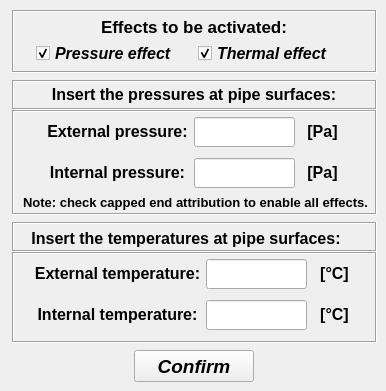
    <widget class="QWidget" name="tab">
     <attribute name="title">
      <string>Model</string>
     </attribute>
     <widget class="QFrame" name="frame_11">
      <property name="geometry">
       <rect>
        <x>12</x>
        <y>252</y>
        <width>365</width>
        <height>91</height>
       </rect>
      </property>
      <property name="minimumSize">
       <size>
        <width>365</width>
        <height>0</height>
       </size>
      </property>
      <property name="maximumSize">
       <size>
        <width>365</width>
        <height>16777215</height>
       </size>
      </property>
      <property name="frameShape">
       <enum>QFrame::Box</enum>
      </property>
      <property name="frameShadow">
       <enum>QFrame::Sunken</enum>
      </property>
      <widget class="QWidget" name="verticalLayoutWidget_15">
       <property name="geometry">
        <rect>
         <x>300</x>
         <y>2</y>
         <width>45</width>
         <height>83</height>
        </rect>
       </property>
       <layout class="QVBoxLayout" name="verticalLayout_15">
        <property name="spacing">
         <number>6</number>
        </property>
        <property name="bottomMargin">
         <number>0</number>
        </property>
        <item>
         <widget class="QLabel" name="label_19">
          <property name="minimumSize">
           <size>
            <width>0</width>
            <height>30</height>
           </size>
          </property>
          <property name="maximumSize">
           <size>
            <width>16777215</width>
            <height>30</height>
           </size>
          </property>
          <property name="font">
           <font>
            <family>Arial</family>
            <pointsize>11</pointsize>
            <weight>75</weight>
            <italic>false</italic>
            <bold>true</bold>
           </font>
          </property>
          <property name="text">
           <string>&lt;html&gt;&lt;head/&gt;&lt;body&gt;&lt;p align=&quot;center&quot;&gt;&lt;span style=&quot; font-size:12pt;&quot;&gt;[°C]&lt;/span&gt;&lt;/p&gt;&lt;/body&gt;&lt;/html&gt;</string>
          </property>
          <property name="alignment">
           <set>Qt::AlignCenter</set>
          </property>
         </widget>
        </item>
        <item>
         <widget class="QLabel" name="label_24">
          <property name="minimumSize">
           <size>
            <width>0</width>
            <height>30</height>
           </size>
          </property>
          <property name="maximumSize">
           <size>
            <width>16777215</width>
            <height>30</height>
           </size>
          </property>
          <property name="font">
           <font>
            <family>Arial</family>
            <pointsize>11</pointsize>
            <weight>75</weight>
            <italic>false</italic>
            <bold>true</bold>
           </font>
          </property>
          <property name="text">
           <string>&lt;html&gt;&lt;head/&gt;&lt;body&gt;&lt;p align=&quot;center&quot;&gt;&lt;span style=&quot; font-size:12pt;&quot;&gt;[°C]&lt;/span&gt;&lt;/p&gt;&lt;/body&gt;&lt;/html&gt;</string>
          </property>
          <property name="alignment">
           <set>Qt::AlignCenter</set>
          </property>
         </widget>
        </item>
       </layout>
      </widget>
      <widget class="QWidget" name="verticalLayoutWidget_11">
       <property name="geometry">
        <rect>
         <x>194</x>
         <y>2</y>
         <width>101</width>
         <height>83</height>
        </rect>
       </property>
       <layout class="QVBoxLayout" name="verticalLayout_11">
        <item>
         <widget class="QLineEdit" name="lineEdit_external_temperature">
          <property name="minimumSize">
           <size>
            <width>0</width>
            <height>30</height>
           </size>
          </property>
          <property name="maximumSize">
           <size>
            <width>16777215</width>
            <height>30</height>
           </size>
          </property>
          <property name="font">
           <font>
            <family>Arial</family>
            <pointsize>11</pointsize>
            <weight>75</weight>
            <italic>false</italic>
            <bold>true</bold>
           </font>
          </property>
          <property name="text">
           <string/>
          </property>
          <property name="alignment">
           <set>Qt::AlignCenter</set>
          </property>
         </widget>
        </item>
        <item>
         <widget class="QLineEdit" name="lineEdit_internal_temperature">
          <property name="minimumSize">
           <size>
            <width>0</width>
            <height>30</height>
           </size>
          </property>
          <property name="maximumSize">
           <size>
            <width>16777215</width>
            <height>30</height>
           </size>
          </property>
          <property name="font">
           <font>
            <family>Arial</family>
            <pointsize>11</pointsize>
            <weight>75</weight>
            <italic>false</italic>
            <bold>true</bold>
           </font>
          </property>
          <property name="focusPolicy">
           <enum>Qt::StrongFocus</enum>
          </property>
          <property name="alignment">
           <set>Qt::AlignCenter</set>
          </property>
         </widget>
        </item>
       </layout>
      </widget>
      <widget class="QWidget" name="verticalLayoutWidget_14">
       <property name="geometry">
        <rect>
         <x>22</x>
         <y>2</y>
         <width>167</width>
         <height>83</height>
        </rect>
       </property>
       <layout class="QVBoxLayout" name="verticalLayout_14">
        <item>
         <widget class="QLabel" name="label_27">
          <property name="minimumSize">
           <size>
            <width>0</width>
            <height>30</height>
           </size>
          </property>
          <property name="maximumSize">
           <size>
            <width>16777215</width>
            <height>30</height>
           </size>
          </property>
          <property name="font">
           <font>
            <family>Arial</family>
            <pointsize>11</pointsize>
            <weight>75</weight>
            <italic>false</italic>
            <bold>true</bold>
           </font>
          </property>
          <property name="text">
           <string>&lt;html&gt;&lt;head/&gt;&lt;body&gt;&lt;p align=&quot;center&quot;&gt;&lt;span style=&quot; font-size:12pt;&quot;&gt;External temperature:&lt;/span&gt;&lt;/p&gt;&lt;/body&gt;&lt;/html&gt;</string>
          </property>
          <property name="alignment">
           <set>Qt::AlignCenter</set>
          </property>
         </widget>
        </item>
        <item>
         <widget class="QLabel" name="label_28">
          <property name="minimumSize">
           <size>
            <width>0</width>
            <height>30</height>
           </size>
          </property>
          <property name="maximumSize">
           <size>
            <width>16777215</width>
            <height>30</height>
           </size>
          </property>
          <property name="font">
           <font>
            <family>Arial</family>
            <pointsize>11</pointsize>
            <weight>75</weight>
            <italic>false</italic>
            <bold>true</bold>
           </font>
          </property>
          <property name="text">
           <string>&lt;html&gt;&lt;head/&gt;&lt;body&gt;&lt;p align=&quot;center&quot;&gt;&lt;span style=&quot; font-size:12pt;&quot;&gt;Internal temperature:&lt;/span&gt;&lt;/p&gt;&lt;/body&gt;&lt;/html&gt;</string>
          </property>
          <property name="alignment">
           <set>Qt::AlignCenter</set>
          </property>
         </widget>
        </item>
       </layout>
      </widget>
     </widget>
     <widget class="QPushButton" name="pushButton_confirm">
      <property name="geometry">
       <rect>
        <x>134</x>
        <y>350</y>
        <width>120</width>
        <height>32</height>
       </rect>
      </property>
      <property name="minimumSize">
       <size>
        <width>120</width>
        <height>32</height>
       </size>
      </property>
      <property name="maximumSize">
       <size>
        <width>120</width>
        <height>32</height>
       </size>
      </property>
      <property name="font">
       <font>
        <family>Arial</family>
        <pointsize>14</pointsize>
        <weight>75</weight>
        <italic>true</italic>
        <bold>true</bold>
       </font>
      </property>
      <property name="text">
       <string>Confirm</string>
      </property>
     </widget>
     <widget class="QFrame" name="frame_8">
      <property name="geometry">
       <rect>
        <x>12</x>
        <y>222</y>
        <width>365</width>
        <height>30</height>
       </rect>
      </property>
      <property name="minimumSize">
       <size>
        <width>365</width>
        <height>0</height>
       </size>
      </property>
      <property name="maximumSize">
       <size>
        <width>365</width>
        <height>16777215</height>
       </size>
      </property>
      <property name="frameShape">
       <enum>QFrame::Box</enum>
      </property>
      <property name="frameShadow">
       <enum>QFrame::Sunken</enum>
      </property>
      <widget class="QLabel" name="label_12">
       <property name="geometry">
        <rect>
         <x>14</x>
         <y>4</y>
         <width>320</width>
         <height>25</height>
        </rect>
       </property>
       <property name="minimumSize">
        <size>
         <width>320</width>
         <height>25</height>
        </size>
       </property>
       <property name="maximumSize">
        <size>
         <width>320</width>
         <height>25</height>
        </size>
       </property>
       <property name="font">
        <font>
         <family>Arial</family>
         <pointsize>12</pointsize>
         <weight>75</weight>
         <bold>true</bold>
        </font>
       </property>
       <property name="frameShape">
        <enum>QFrame::NoFrame</enum>
       </property>
       <property name="frameShadow">
        <enum>QFrame::Raised</enum>
       </property>
       <property name="midLineWidth">
        <number>0</number>
       </property>
       <property name="text">
        <string>Insert the temperatures at pipe surfaces:</string>
       </property>
       <property name="alignment">
        <set>Qt::AlignCenter</set>
       </property>
      </widget>
     </widget>
     <widget class="QFrame" name="frame_7">
      <property name="geometry">
       <rect>
        <x>12</x>
        <y>80</y>
        <width>365</width>
        <height>30</height>
       </rect>
      </property>
      <property name="minimumSize">
       <size>
        <width>365</width>
        <height>0</height>
       </size>
      </property>
      <property name="maximumSize">
       <size>
        <width>365</width>
        <height>16777215</height>
       </size>
      </property>
      <property name="frameShape">
       <enum>QFrame::Box</enum>
      </property>
      <property name="frameShadow">
       <enum>QFrame::Sunken</enum>
      </property>
      <widget class="QLabel" name="label_11">
       <property name="geometry">
        <rect>
         <x>22</x>
         <y>2</y>
         <width>320</width>
         <height>25</height>
        </rect>
       </property>
       <property name="minimumSize">
        <size>
         <width>320</width>
         <height>25</height>
        </size>
       </property>
       <property name="maximumSize">
        <size>
         <width>320</width>
         <height>25</height>
        </size>
       </property>
       <property name="font">
        <font>
         <family>Arial</family>
         <pointsize>12</pointsize>
         <weight>75</weight>
         <bold>true</bold>
        </font>
       </property>
       <property name="frameShape">
        <enum>QFrame::NoFrame</enum>
       </property>
       <property name="frameShadow">
        <enum>QFrame::Raised</enum>
       </property>
       <property name="midLineWidth">
        <number>0</number>
       </property>
       <property name="text">
        <string>Insert the pressures at pipe surfaces:</string>
       </property>
       <property name="alignment">
        <set>Qt::AlignCenter</set>
       </property>
      </widget>
     </widget>
     <widget class="QFrame" name="frame_5">
      <property name="geometry">
       <rect>
        <x>12</x>
        <y>10</y>
        <width>365</width>
        <height>63</height>
       </rect>
      </property>
      <property name="minimumSize">
       <size>
        <width>365</width>
        <height>0</height>
       </size>
      </property>
      <property name="maximumSize">
       <size>
        <width>365</width>
        <height>16777215</height>
       </size>
      </property>
      <property name="frameShape">
       <enum>QFrame::Box</enum>
      </property>
      <property name="frameShadow">
       <enum>QFrame::Sunken</enum>
      </property>
      <widget class="QWidget" name="horizontalLayoutWidget_2">
       <property name="geometry">
        <rect>
         <x>8</x>
         <y>30</y>
         <width>335</width>
         <height>27</height>
        </rect>
       </property>
       <layout class="QHBoxLayout" name="horizontalLayout_2">
        <item>
         <widget class="QCheckBox" name="checkBox_pressure_effect">
          <property name="minimumSize">
           <size>
            <width>140</width>
            <height>25</height>
           </size>
          </property>
          <property name="maximumSize">
           <size>
            <width>140</width>
            <height>25</height>
           </size>
          </property>
          <property name="font">
           <font>
            <family>Arial</family>
            <pointsize>12</pointsize>
            <weight>75</weight>
            <italic>true</italic>
            <bold>true</bold>
           </font>
          </property>
          <property name="text">
           <string>Pressure effect</string>
          </property>
          <property name="checked">
           <bool>true</bool>
          </property>
         </widget>
        </item>
        <item>
         <widget class="QCheckBox" name="checkBox_thermal_effect">
          <property name="minimumSize">
           <size>
            <width>140</width>
            <height>25</height>
           </size>
          </property>
          <property name="maximumSize">
           <size>
            <width>140</width>
            <height>25</height>
           </size>
          </property>
          <property name="font">
           <font>
            <family>Arial</family>
            <pointsize>12</pointsize>
            <weight>75</weight>
            <italic>true</italic>
            <bold>true</bold>
           </font>
          </property>
          <property name="text">
           <string>Thermal effect</string>
          </property>
          <property name="checked">
           <bool>true</bool>
          </property>
         </widget>
        </item>
       </layout>
      </widget>
      <widget class="QLabel" name="label_10">
       <property name="geometry">
        <rect>
         <x>22</x>
         <y>4</y>
         <width>320</width>
         <height>25</height>
        </rect>
       </property>
       <property name="minimumSize">
        <size>
         <width>320</width>
         <height>25</height>
        </size>
       </property>
       <property name="maximumSize">
        <size>
         <width>320</width>
         <height>25</height>
        </size>
       </property>
       <property name="font">
        <font>
         <family>Arial</family>
         <pointsize>13</pointsize>
         <weight>75</weight>
         <bold>true</bold>
        </font>
       </property>
       <property name="frameShape">
        <enum>QFrame::NoFrame</enum>
       </property>
       <property name="frameShadow">
        <enum>QFrame::Raised</enum>
       </property>
       <property name="midLineWidth">
        <number>0</number>
       </property>
       <property name="text">
        <string>Effects to be activated:</string>
       </property>
       <property name="alignment">
        <set>Qt::AlignCenter</set>
       </property>
      </widget>
     </widget>
     <widget class="QFrame" name="frame_9">
      <property name="geometry">
       <rect>
        <x>12</x>
        <y>110</y>
        <width>365</width>
        <height>105</height>
       </rect>
      </property>
      <property name="minimumSize">
       <size>
        <width>365</width>
        <height>0</height>
       </size>
      </property>
      <property name="maximumSize">
       <size>
        <width>365</width>
        <height>16777215</height>
       </size>
      </property>
      <property name="frameShape">
       <enum>QFrame::Box</enum>
      </property>
      <property name="frameShadow">
       <enum>QFrame::Sunken</enum>
      </property>
      <widget class="QWidget" name="verticalLayoutWidget_9">
       <property name="geometry">
        <rect>
         <x>288</x>
         <y>2</y>
         <width>45</width>
         <height>83</height>
        </rect>
       </property>
       <layout class="QVBoxLayout" name="verticalLayout_9">
        <property name="spacing">
         <number>6</number>
        </property>
        <property name="bottomMargin">
         <number>0</number>
        </property>
        <item>
         <widget class="QLabel" name="label_17">
          <property name="minimumSize">
           <size>
            <width>0</width>
            <height>30</height>
           </size>
          </property>
          <property name="maximumSize">
           <size>
            <width>16777215</width>
            <height>30</height>
           </size>
          </property>
          <property name="font">
           <font>
            <family>Arial</family>
            <pointsize>12</pointsize>
            <weight>75</weight>
            <italic>false</italic>
            <bold>true</bold>
           </font>
          </property>
          <property name="text">
           <string>&lt;html&gt;&lt;head/&gt;&lt;body&gt;&lt;p align=&quot;center&quot;&gt;&lt;span style=&quot; font-size:12pt;&quot;&gt;[Pa]&lt;/span&gt;&lt;/p&gt;&lt;/body&gt;&lt;/html&gt;</string>
          </property>
          <property name="alignment">
           <set>Qt::AlignCenter</set>
          </property>
         </widget>
        </item>
        <item>
         <widget class="QLabel" name="label_18">
          <property name="minimumSize">
           <size>
            <width>0</width>
            <height>30</height>
           </size>
          </property>
          <property name="maximumSize">
           <size>
            <width>16777215</width>
            <height>30</height>
           </size>
          </property>
          <property name="font">
           <font>
            <family>Arial</family>
            <pointsize>12</pointsize>
            <weight>75</weight>
            <italic>false</italic>
            <bold>true</bold>
           </font>
          </property>
          <property name="text">
           <string>&lt;html&gt;&lt;head/&gt;&lt;body&gt;&lt;p align=&quot;center&quot;&gt;&lt;span style=&quot; font-size:12pt;&quot;&gt;[Pa]&lt;/span&gt;&lt;/p&gt;&lt;/body&gt;&lt;/html&gt;</string>
          </property>
          <property name="alignment">
           <set>Qt::AlignCenter</set>
          </property>
         </widget>
        </item>
       </layout>
      </widget>
      <widget class="QWidget" name="verticalLayoutWidget_13">
       <property name="geometry">
        <rect>
         <x>34</x>
         <y>2</y>
         <width>143</width>
         <height>83</height>
        </rect>
       </property>
       <layout class="QVBoxLayout" name="verticalLayout_13">
        <item>
         <widget class="QLabel" name="label_25">
          <property name="minimumSize">
           <size>
            <width>0</width>
            <height>30</height>
           </size>
          </property>
          <property name="maximumSize">
           <size>
            <width>16777215</width>
            <height>30</height>
           </size>
          </property>
          <property name="font">
           <font>
            <family>Arial</family>
            <pointsize>12</pointsize>
            <weight>75</weight>
            <italic>false</italic>
            <bold>true</bold>
           </font>
          </property>
          <property name="text">
           <string>&lt;html&gt;&lt;head/&gt;&lt;body&gt;&lt;p align=&quot;center&quot;&gt;External pressure:&lt;/p&gt;&lt;/body&gt;&lt;/html&gt;</string>
          </property>
          <property name="alignment">
           <set>Qt::AlignCenter</set>
          </property>
         </widget>
        </item>
        <item>
         <widget class="QLabel" name="label_26">
          <property name="minimumSize">
           <size>
            <width>0</width>
            <height>30</height>
           </size>
          </property>
          <property name="maximumSize">
           <size>
            <width>16777215</width>
            <height>30</height>
           </size>
          </property>
          <property name="font">
           <font>
            <family>Arial</family>
            <pointsize>12</pointsize>
            <weight>75</weight>
            <italic>false</italic>
            <bold>true</bold>
           </font>
          </property>
          <property name="text">
           <string>&lt;html&gt;&lt;head/&gt;&lt;body&gt;&lt;p align=&quot;center&quot;&gt;Internal pressure:&lt;/p&gt;&lt;/body&gt;&lt;/html&gt;</string>
          </property>
          <property name="alignment">
           <set>Qt::AlignCenter</set>
          </property>
         </widget>
        </item>
       </layout>
      </widget>
      <widget class="QWidget" name="verticalLayoutWidget_10">
       <property name="geometry">
        <rect>
         <x>182</x>
         <y>2</y>
         <width>101</width>
         <height>83</height>
        </rect>
       </property>
       <layout class="QVBoxLayout" name="verticalLayout_10">
        <item>
         <widget class="QLineEdit" name="lineEdit_external_pressure">
          <property name="minimumSize">
           <size>
            <width>0</width>
            <height>30</height>
           </size>
          </property>
          <property name="maximumSize">
           <size>
            <width>16777215</width>
            <height>30</height>
           </size>
          </property>
          <property name="font">
           <font>
            <family>Arial</family>
            <pointsize>11</pointsize>
            <weight>75</weight>
            <italic>false</italic>
            <bold>true</bold>
           </font>
          </property>
          <property name="text">
           <string/>
          </property>
          <property name="alignment">
           <set>Qt::AlignCenter</set>
          </property>
         </widget>
        </item>
        <item>
         <widget class="QLineEdit" name="lineEdit_internal_pressure">
          <property name="minimumSize">
           <size>
            <width>0</width>
            <height>30</height>
           </size>
          </property>
          <property name="maximumSize">
           <size>
            <width>16777215</width>
            <height>30</height>
           </size>
          </property>
          <property name="font">
           <font>
            <family>Arial</family>
            <pointsize>11</pointsize>
            <weight>75</weight>
            <italic>false</italic>
            <bold>true</bold>
           </font>
          </property>
          <property name="focusPolicy">
           <enum>Qt::StrongFocus</enum>
          </property>
          <property name="alignment">
           <set>Qt::AlignCenter</set>
          </property>
         </widget>
        </item>
       </layout>
      </widget>
      <widget class="QLabel" name="label_13">
       <property name="geometry">
        <rect>
         <x>4</x>
         <y>80</y>
         <width>359</width>
         <height>25</height>
        </rect>
       </property>
       <property name="minimumSize">
        <size>
         <width>320</width>
         <height>25</height>
        </size>
       </property>
       <property name="maximumSize">
        <size>
         <width>360</width>
         <height>25</height>
        </size>
       </property>
       <property name="font">
        <font>
         <family>Arial</family>
         <pointsize>10</pointsize>
         <weight>75</weight>
         <bold>true</bold>
        </font>
       </property>
       <property name="frameShape">
        <enum>QFrame::NoFrame</enum>
       </property>
       <property name="frameShadow">
        <enum>QFrame::Raised</enum>
       </property>
       <property name="midLineWidth">
        <number>0</number>
       </property>
       <property name="text">
        <string>Note: check capped end attribution to enable all effects.</string>
       </property>
       <property name="alignment">
        <set>Qt::AlignCenter</set>
       </property>
      </widget>
     </widget>
    </widget>
